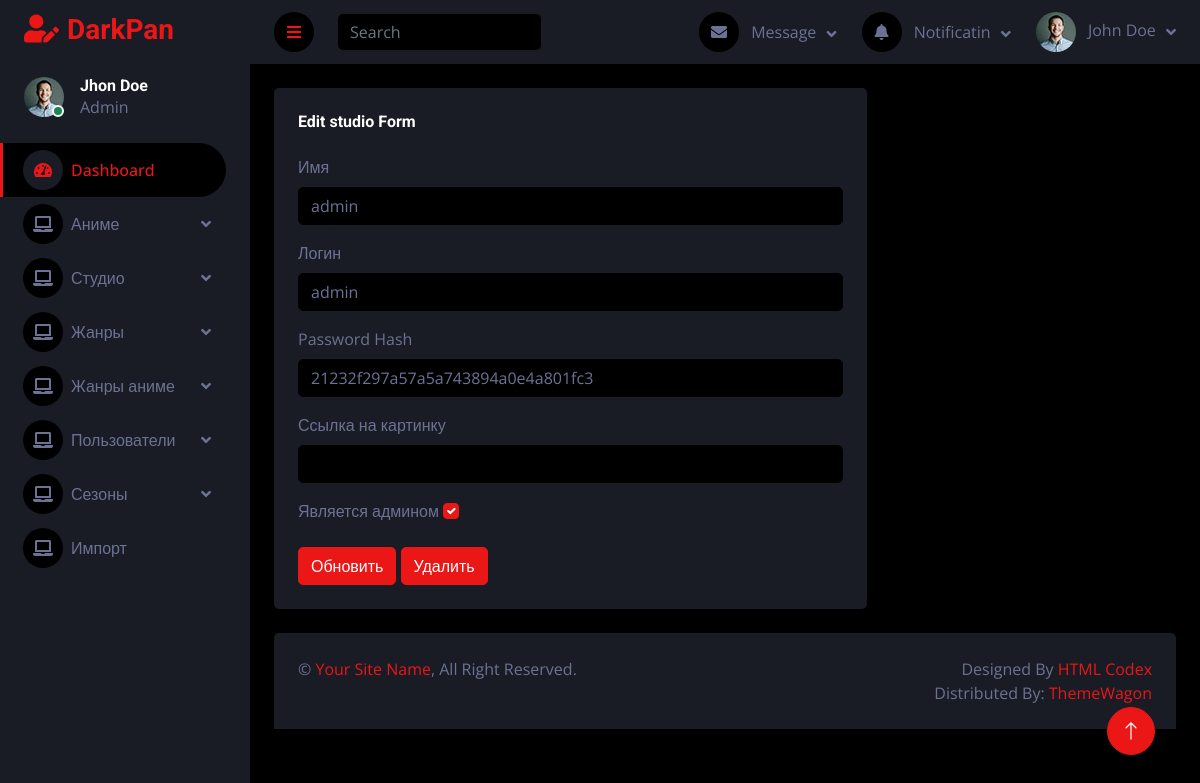
Page /adminpanel/userForm.php?id=1 on the committed database.
### tables this page shows
CREATE TABLE `user` (
  `id` int(11) NOT NULL AUTO_INCREMENT,
  `name` varchar(250) NOT NULL,
  `login` varchar(250) NOT NULL,
  `passwordHash` varchar(32) NOT NULL,
  `profileImage` text,
  `isAdmin` tinyint(1) NOT NULL DEFAULT '0',
  `createDate` datetime NOT NULL,
  `updateDate` datetime DEFAULT NULL,
  PRIMARY KEY (`id`),
  UNIQUE KEY `login` (`login`)
);

### db.php (called while the page is built, shortened)
<?php
function SELECT($sql, $params = "", $data = array()) {
	$db = @mysqli_connect(HOST, USERNAME, PASSWORD, DATABASE) or die('ошибка соединение с БД');
	mysqli_set_charset($db, 'utf8');
	$statement = $db->prepare($sql);
	if (count($data) > 0) {
		$statement->bind_param($params, ...$data);
	}
	$statement->execute();
	$res = $statement->get_result();
	$result = $res->fetch_all(MYSQLI_ASSOC);
	return $result;
}
?>

### adminpanel/userForm.php (the view, shortened to what this page needs)
<?php
include('../db.php');
include('inc/header.php');
$id = $_GET['id'];
$sql = "SELECT * FROM `user` WHERE id=?";
$user = SELECT($sql, "i", [$id])[0];
?>
<body>
    <div class="container-fluid position-relative d-flex p-0">
        <?php include('./inc/sideBar.php'); ?>
        <div class="content">
            <?php include('./inc/navBar.php'); ?>
            <div class="container-fluid pt-4 px-4">
                <div class="row g-4">
                    <div class="col-sm-12 col-xl-8">
                        <div class="bg-secondary rounded h-100 p-4">
                            <h6 class="mb-4">Edit studio Form</h6>
                            <form action="CRUD/user/update.php" method="POST">
                                <div class="mb-3">
                                    <label class="form-label">Имя</label>
                                    <input type="text" class="form-control" name="name" value="<?=$user['name']?>">
                                </div>
                                <div class="mb-3">
                                    <label class="form-label">Логин</label>
                                    <input type="text" class="form-control" name="login" value="<?=$user['login']?>">
                                </div>
                                <div class="mb-3">
                                    <label class="form-label">Password Hash</label>
                                    <input type="text" class="form-control" name="passwordHash" value="<?=$user['passwordHash']?>">
                                </div>
                                <div class="mb-3">
                                    <label class="form-label">Ссылка на картинку</label>
                                    <input type="text" class="form-control" name="profileImage" value="<?=$user['profileImage']?>">
                                </div>
                                <div class="mb-3">
                                    <label class="form-label">Является админом</label>
                                    <?php echo '<input class="form-check-input" name="isAdmin" type="checkbox" ' . ($user['isAdmin'] == 1 ? 'checked' : '') . '>'; ?>
                                </div>
                                <button type="submit" class="btn btn-primary">Обновить</button>
                                <a href="./CRUD/user/delete.php?id=<?=$user['id']?>" class="btn btn-primary">
                                    Удалить
                                    </a>
                            </form>
                        </div>
                    </div>
                </div>
            </div>
            <div class="container-fluid pt-4 px-4">
                <div class="bg-secondary rounded-top p-4">
                    <div class="row">
                        <div class="col-12 col-sm-6 text-center text-sm-start">
                            &copy; <a href="#">Your Site Name</a>, All Right Reserved.
                        </div>
                        <div class="col-12 col-sm-6 text-center text-sm-end">
                            Designed By <a href="https://htmlcodex.com">HTML Codex</a>
                            <br>Distributed By: <a href="https://themewagon.com" target="_blank">ThemeWagon</a>
                        </div>
                    </div>
                </div>
            </div>
        </div>
        <a href="#" class="btn btn-lg btn-primary btn-lg-square back-to-top"><i class="bi bi-arrow-up"></i></a>
    </div>
<?php include('./inc/footer.php'); ?>

### adminpanel/css/style.css (style rules this page uses)
:root { --primary: #EB1616; --secondary: #191C24; --light: #6C7293; --dark: #000000; }
.back-to-top { position: fixed; display: none; right: 45px; bottom: 45px; z-index: 99; }
.btn { transition: .5s; }
.btn-lg-square { width: 48px; height: 48px; }
.btn-square, .btn-sm-square, .btn-lg-square { padding: 0; display: inline-flex; align-items: center; justify-content: center; font-weight: normal; border-radius: 50px; }
.content { margin-left: 250px; min-height: 100vh; background: var(--dark); transition: 0.5s; }
@media (min-width: 992px) { .content { width: calc(100% - 250px); } }

### rows in the picture
user: name "admin", login "admin", passwordHash "21232f297a57a5a743894a0e4a801fc3", isAdmin "☑"
